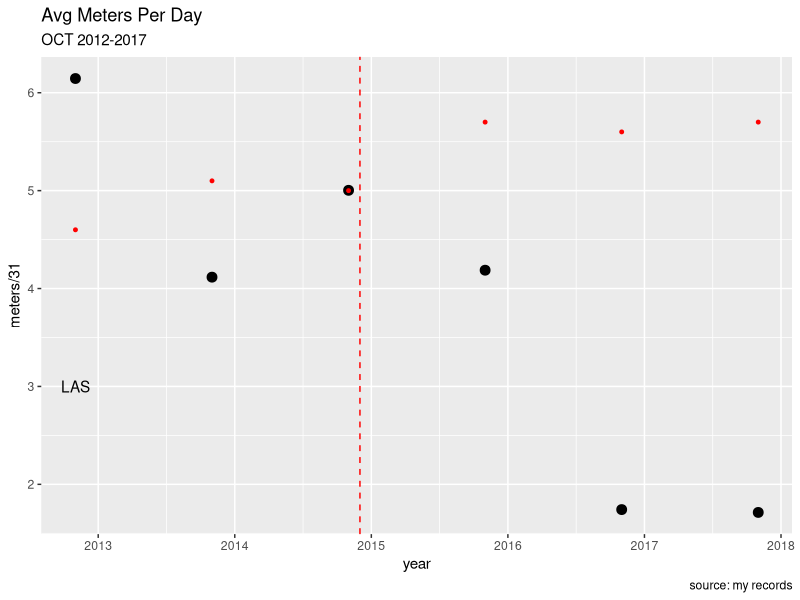

This chart was generated by the following R code:
#001_special_comparision


##################
# Row - Compare months of Oct - 2012-2017
##################



require(tidyverse)

# build tibble (manually)

x <- "Oct"
t <- tibble(yr = c(2012,2013,2014,2015,2016,2017) + 10/12,
            month = c(x,x,x,x,x,x),
            meters = c(190.5,127.6,155.1,129.8,54.0,53.1),
            time = c(20+41/60,
                     13+44/60,
                     17+10/60,
                     15+50/60,
                     6+53/60,
                     6+52/60),
            A1C = c(4.6,5.1,5.0,5.7,5.6,5.7),
            meters/31,
            time/31,
            comment = c("","","","A1C=Jul no row","","")
)

t
glimpse(t)  # transpose, by column!  so can see 
options(tibble.print.max = 100,
        tibble.print.min = 10,
        tibble.width = Inf)
t
g <- ggplot(t,aes(x=yr,y=`meters/31`))
g + geom_point(size=3) + 
        geom_vline(xintercept=2014+11/12, color='red', linetype=2) +
        labs(title = "Avg Meters Per Day",
             subtitle = "OCT 2012-2017",
             caption="source: my records",
             x="year") +
        annotate ("text", label="LAS",x=2012.833,y=3) +
        geom_point(aes(x=yr, y=A1C), size=1, color="red")

#g <-ggplot(t,aes(x=yr,y=`time/31`))
#g + geom_point()

